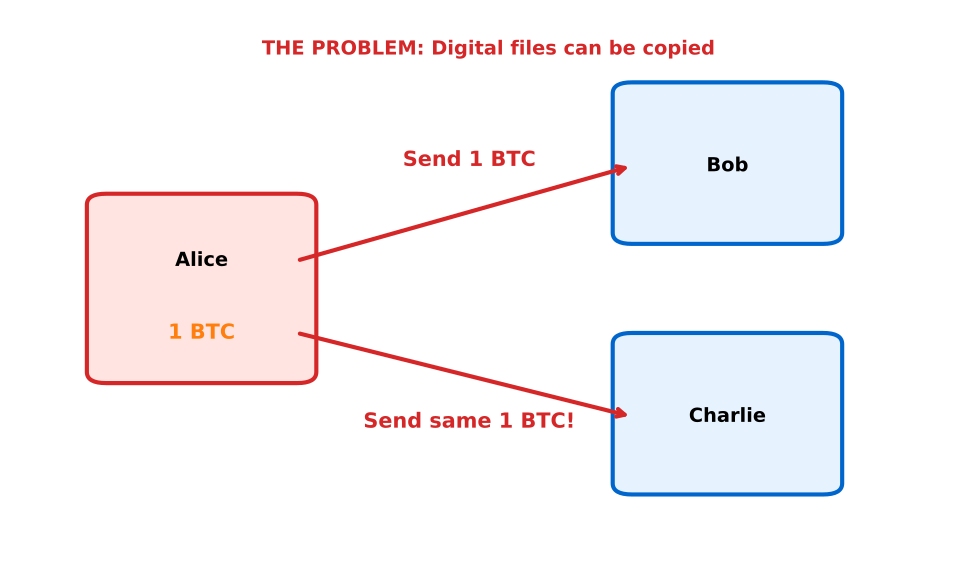

Reproduce this figure in Python.
"""
Double Spending Problem - The Attack Scenario
ONE figure only - shows why digital money can be copied
"""

import matplotlib.pyplot as plt
from matplotlib.patches import FancyBboxPatch
import numpy as np
from pathlib import Path

CHART_METADATA = {
    'title': 'Double Spending Problem - Attack Scenario',
    'url': 'https://github.com/Digital-AI-Finance/Blockchain_Crypto/tree/main/Module_A_Blockchain_Foundations/L01_What_is_Blockchain/charts/03a_double_spending_problem'
}

# MANDATORY: Font size 11pt minimum for readability after scaling
plt.rcParams.update({
    'font.size': 14,
    'axes.labelsize': 14,
    'axes.titlesize': 16,
    'xtick.labelsize': 12,
    'ytick.labelsize': 12,
    'legend.fontsize': 12,
    'figure.figsize': (10, 6),
    'figure.dpi': 150
})

MLPURPLE = '#3333B2'
MLBLUE = '#0066CC'
MLORANGE = '#FF7F0E'
MLGREEN = '#2CA02C'
MLRED = '#D62728'

fig, ax = plt.subplots(figsize=(10, 6))

# Alice (attacker) - center left
alice_box = FancyBboxPatch((0.1, 0.35), 0.2, 0.3, boxstyle="round,pad=0.02",
                            facecolor='#FFE4E1', edgecolor=MLRED, linewidth=3)
ax.add_patch(alice_box)
ax.text(0.2, 0.55, 'Alice', ha='center', va='center', fontsize=14, fontweight='bold')
ax.text(0.2, 0.42, '1 BTC', ha='center', va='center', fontsize=15, color=MLORANGE, fontweight='bold')

# Bob - top right
bob_box = FancyBboxPatch((0.65, 0.6), 0.2, 0.25, boxstyle="round,pad=0.02",
                          facecolor='#E6F3FF', edgecolor=MLBLUE, linewidth=3)
ax.add_patch(bob_box)
ax.text(0.75, 0.72, 'Bob', ha='center', va='center', fontsize=14, fontweight='bold')

# Charlie - bottom right
charlie_box = FancyBboxPatch((0.65, 0.15), 0.2, 0.25, boxstyle="round,pad=0.02",
                              facecolor='#E6F3FF', edgecolor=MLBLUE, linewidth=3)
ax.add_patch(charlie_box)
ax.text(0.75, 0.27, 'Charlie', ha='center', va='center', fontsize=14, fontweight='bold')

# Arrow to Bob
ax.annotate('', xy=(0.65, 0.72), xytext=(0.3, 0.55),
            arrowprops=dict(arrowstyle='->', color=MLRED, lw=3))
ax.text(0.48, 0.72, 'Send 1 BTC', fontsize=15, ha='center', color=MLRED, fontweight='bold')

# Arrow to Charlie (same BTC!)
ax.annotate('', xy=(0.65, 0.27), xytext=(0.3, 0.42),
            arrowprops=dict(arrowstyle='->', color=MLRED, lw=3))
ax.text(0.48, 0.25, 'Send same 1 BTC!', fontsize=15, ha='center', color=MLRED, fontweight='bold')

# Problem statement
ax.text(0.5, 0.92, 'THE PROBLEM: Digital files can be copied',
        ha='center', fontsize=14, fontweight='bold', color=MLRED)

ax.set_xlim(0, 1)
ax.set_ylim(0, 1)
ax.axis('off')

plt.tight_layout()

output_path = Path(__file__).parent / 'chart.pdf'
plt.savefig(output_path, bbox_inches='tight', dpi=300)
print(f"Chart saved to: {output_path.absolute()}")
plt.close()
